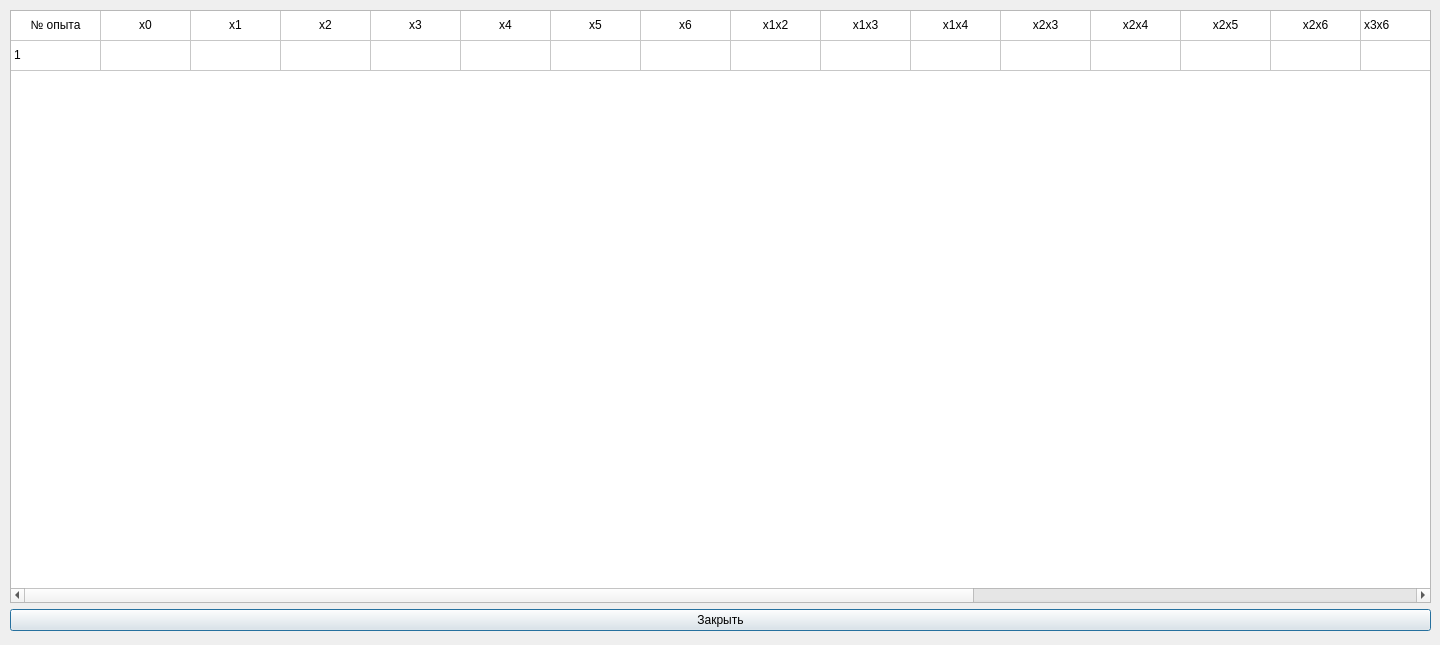
<?xml version="1.0" encoding="UTF-8"?>
<ui version="4.0">
 <class>Dialog</class>
 <widget class="QDialog" name="Dialog">
  <property name="geometry">
   <rect>
    <x>0</x>
    <y>0</y>
    <width>1440</width>
    <height>645</height>
   </rect>
  </property>
  <property name="windowTitle">
   <string>Dialog</string>
  </property>
  <widget class="QWidget" name="layoutWidget">
   <property name="geometry">
    <rect>
     <x>10</x>
     <y>10</y>
     <width>1421</width>
     <height>621</height>
    </rect>
   </property>
   <layout class="QVBoxLayout" name="verticalLayout">
    <item>
     <widget class="QTableWidget" name="plan_table">
      <property name="toolTip">
       <string/>
      </property>
      <property name="layoutDirection">
       <enum>Qt::LeftToRight</enum>
      </property>
      <property name="textElideMode">
       <enum>Qt::ElideMiddle</enum>
      </property>
      <attribute name="horizontalHeaderVisible">
       <bool>false</bool>
      </attribute>
      <attribute name="horizontalHeaderDefaultSectionSize">
       <number>90</number>
      </attribute>
      <attribute name="verticalHeaderVisible">
       <bool>false</bool>
      </attribute>
      <row>
       <property name="text">
        <string>Новая строка</string>
       </property>
      </row>
      <row>
       <property name="text">
        <string>Новая строка</string>
       </property>
      </row>
      <column>
       <property name="text">
        <string>Новый столбец</string>
       </property>
      </column>
      <column>
       <property name="text">
        <string>0</string>
       </property>
      </column>
      <column>
       <property name="text">
        <string>1</string>
       </property>
      </column>
      <column>
       <property name="text">
        <string>2</string>
       </property>
      </column>
      <column>
       <property name="text">
        <string>3</string>
       </property>
      </column>
      <column>
       <property name="text">
        <string>4</string>
       </property>
      </column>
      <column>
       <property name="text">
        <string>5</string>
       </property>
      </column>
      <column>
       <property name="text">
        <string>6</string>
       </property>
      </column>
      <column>
       <property name="text">
        <string>12</string>
       </property>
      </column>
      <column>
       <property name="text">
        <string>13</string>
       </property>
      </column>
      <column>
       <property name="text">
        <string>14</string>
       </property>
      </column>
      <column>
       <property name="text">
        <string>23</string>
       </property>
      </column>
      <column>
       <property name="text">
        <string>24</string>
       </property>
      </column>
      <column>
       <property name="text">
        <string>25</string>
       </property>
      </column>
      <column>
       <property name="text">
        <string>26</string>
       </property>
      </column>
      <column>
       <property name="text">
        <string>36</string>
       </property>
      </column>
      <column>
       <property name="text">
        <string>46</string>
       </property>
      </column>
      <column>
       <property name="text">
        <string>Новый столбец</string>
       </property>
      </column>
      <column>
       <property name="text">
        <string>Новый столбец</string>
       </property>
      </column>
      <column>
       <property name="text">
        <string>Новый столбец</string>
       </property>
      </column>
      <column>
       <property name="text">
        <string>Новый столбец</string>
       </property>
      </column>
      <column>
       <property name="text">
        <string>Новый столбец</string>
       </property>
      </column>
      <item row="0" column="0">
       <property name="text">
        <string>№ опыта</string>
       </property>
       <property name="textAlignment">
        <set>AlignCenter</set>
       </property>
      </item>
      <item row="0" column="1">
       <property name="text">
        <string>x0</string>
       </property>
       <property name="textAlignment">
        <set>AlignCenter</set>
       </property>
      </item>
      <item row="0" column="2">
       <property name="text">
        <string>x1</string>
       </property>
       <property name="textAlignment">
        <set>AlignCenter</set>
       </property>
      </item>
      <item row="0" column="3">
       <property name="text">
        <string>x2</string>
       </property>
       <property name="textAlignment">
        <set>AlignCenter</set>
       </property>
      </item>
      <item row="0" column="4">
       <property name="text">
        <string>x3</string>
       </property>
       <property name="textAlignment">
        <set>AlignCenter</set>
       </property>
      </item>
      <item row="0" column="5">
       <property name="text">
        <string>x4</string>
       </property>
       <property name="textAlignment">
        <set>AlignCenter</set>
       </property>
      </item>
      <item row="0" column="6">
       <property name="text">
        <string>x5</string>
       </property>
       <property name="textAlignment">
        <set>AlignCenter</set>
       </property>
      </item>
      <item row="0" column="7">
       <property name="text">
        <string>x6</string>
       </property>
       <property name="textAlignment">
        <set>AlignCenter</set>
       </property>
      </item>
      <item row="0" column="8">
       <property name="text">
        <string>x1x2</string>
       </property>
       <property name="textAlignment">
        <set>AlignCenter</set>
       </property>
      </item>
      <item row="0" column="9">
       <property name="text">
        <string>x1x3</string>
       </property>
       <property name="textAlignment">
        <set>AlignCenter</set>
       </property>
      </item>
      <item row="0" column="10">
       <property name="text">
        <string>x1x4</string>
       </property>
       <property name="textAlignment">
        <set>AlignCenter</set>
       </property>
      </item>
      <item row="0" column="11">
       <property name="text">
        <string>x2x3</string>
       </property>
       <property name="textAlignment">
        <set>AlignCenter</set>
       </property>
      </item>
      <item row="0" column="12">
       <property name="text">
        <string>x2x4</string>
       </property>
       <property name="textAlignment">
        <set>AlignCenter</set>
       </property>
      </item>
      <item row="0" column="13">
       <property name="text">
        <string>x2x5</string>
       </property>
       <property name="textAlignment">
        <set>AlignCenter</set>
       </property>
      </item>
      <item row="0" column="14">
       <property name="text">
        <string>x2x6</string>
       </property>
       <property name="textAlignment">
        <set>AlignCenter</set>
       </property>
      </item>
      <item row="0" column="15">
       <property name="text">
        <string>x3x6</string>
       </property>
      </item>
      <item row="0" column="16">
       <property name="text">
        <string>x4x6</string>
       </property>
      </item>
      <item row="0" column="17">
       <property name="text">
        <string>Y</string>
       </property>
      </item>
      <item row="0" column="18">
       <property name="text">
        <string>Yл</string>
       </property>
      </item>
      <item row="0" column="19">
       <property name="text">
        <string>Yнл</string>
       </property>
      </item>
      <item row="0" column="20">
       <property name="text">
        <string>|Y - Yл|</string>
       </property>
      </item>
      <item row="0" column="21">
       <property name="text">
        <string>|Y - Yнл|</string>
       </property>
      </item>
      <item row="1" column="0">
       <property name="text">
        <string>1</string>
       </property>
      </item>
     </widget>
    </item>
    <item>
     <widget class="QPushButton" name="btn_close">
      <property name="text">
       <string>Закрыть</string>
      </property>
     </widget>
    </item>
   </layout>
  </widget>
 </widget>
 <resources/>
 <connections/>
</ui>
